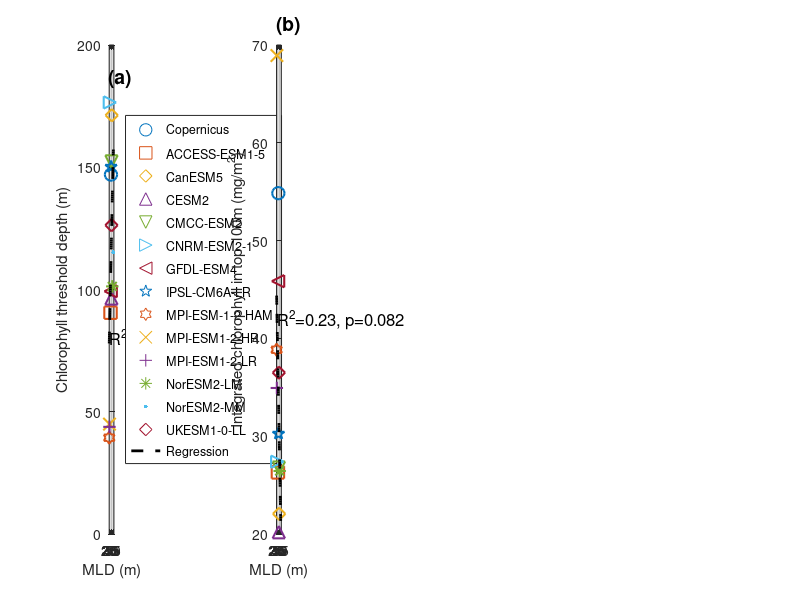

Here is the MATLAB script that generated this plot: (Note: this script raises an error after producing the figure.)
% Evaluating the performance of CMIP6 models in simulating Southern Ocean
% biogeochemistry
% Author: Cheng, M., Ellwood, M., and Maher, N. 
% Last modified: 26/05/2025
% Regression and statistical nalysis (Section 4.1 and 4.2)

all_longname = {'Copernicus','ACCESS-ESM1-5','CanESM5','CESM2','CMCC-ESM2','CNRM-ESM2-1','GFDL-ESM4',...
    'IPSL-CM6A-LR','MPI-ESM-1-2-HAM','MPI-ESM1-2-HR',...
    'MPI-ESM1-2-LR','NorESM2-LM','NorESM2-MM','UKESM1-0-LL'};

mld_djf = [33.23 29.99 38.90 36.71 37.17 25.56 30.82 34.40 20.51 22.33 22.10 42.98 50.52 37.17];
lev_chl = [147.00 90.52 171.26 96.35 152.34 176.51 99.28 150.19 39.38 44.93 43.82 101.27 115.25 126.29];
chl_int = [54.85	26.30	22.06	20.19	26.78	27.39	45.85	30.25	38.84	68.92	34.93	26.44	27.45	36.49];
dcm_fre = [84.71	14.48	84.50	16.52	42.05	70.45	99.63	45.32	4.97	14.50	3.53	0.00	0.00	35.78];

% lev_chl vs mld
p1 = polyfit(mld_djf, lev_chl, 1); 
xfit1 = linspace(min(mld_djf), max(mld_djf), 100);
yfit1 = polyval(p1, xfit1);

% Calculate R²
yfit_all = polyval(p1, mld_djf);
SSres = sum((lev_chl - yfit_all).^2);
SStot = sum((lev_chl - mean(lev_chl)).^2);
R21 = 1 - SSres/SStot;

% Caalculate p calue
X = [ones(length(mld_djf),1) mld_djf'];
[b,~,~,~,stats] = regress(lev_chl', X);
p_val1 = stats(3);

% Plot MLD related trends (Fig.S8)
figs8=figure(1);
set(gcf,'Position',[100 100 1400 600])
subplot(141)
hold on
markers = {'o','s','d','^','v','>','<','p','h','x','+','*','.','diamond'};
colors = lines(length(mld_djf));

for i = 1:length(mld_djf)
    scatter(mld_djf(i), lev_chl(i), 80, 'Marker', markers{mod(i-1,length(markers))+1}, ...
        'MarkerEdgeColor', colors(i,:), 'DisplayName', all_longname{i}, 'LineWidth', 1.5);
end

plot(xfit1, yfit1, 'k--', 'LineWidth', 2, 'DisplayName', 'Regression');

text(18,186.4,'(a)', 'FontWeight', 'bold', 'FontSize', 14);

text(24, 80, sprintf('R^2=%.2f, p=%.3f', R21, p_val1), ...
    'FontSize', 12, 'Color', 'k', 'BackgroundColor', 'none');
xlabel('MLD (m)')
ylabel('Chlorophyll threshold depth (m)')
legend('Location','eastoutside','Position',[0.72 0.1 0.1 0.4])
grid on
box on

% chl_int vs mld
p2 = polyfit(mld_djf, chl_int, 1); 
xfit2 = linspace(min(mld_djf), max(mld_djf), 100);
yfit2 = polyval(p2, xfit2);

yfit_all = polyval(p2, mld_djf);
SSres = sum((chl_int - yfit_all).^2);
SStot = sum((chl_int - mean(chl_int)).^2);
R22 = 1 - SSres/SStot;

X = [ones(length(mld_djf),1) mld_djf'];
[b,~,~,~,stats] = regress(chl_int', X);
p_val2 = stats(3);

subplot(142)
hold on
for i = 1:length(mld_djf)
    scatter(mld_djf(i), chl_int(i), 80, 'Marker', markers{mod(i-1,length(markers))+1}, ...
        'MarkerEdgeColor', colors(i,:), 'LineWidth', 1.5);
end

plot(xfit2, yfit2, 'k--', 'LineWidth', 2);

text(18,72, '(b)', 'FontWeight', 'bold', 'FontSize', 14);

text(28, 42, sprintf('R^2=%.2f, p=%.3f', R22, p_val2), ...
    'FontSize', 12, 'Color', 'k', 'BackgroundColor', 'none');
xlabel('MLD (m)')
ylabel('Integrated chlorophyll in top 100m (mg/m^{2})')
grid on
box on

gaussEqn = 'a*exp(-((x-b)^2)/(2*c^2))';
startPoints = [100, mean(mld_djf), 10]; 
f3 = fit(mld_djf', dcm_fre', gaussEqn, 'Start', startPoints);

xfit3 = linspace(min(mld_djf), max(mld_djf), 200);
yfit3 = f3.a * exp(-((xfit3 - f3.b).^2) / (2 * f3.c^2));

y_pred = f3(mld_djf');
SSres3 = sum((dcm_fre' - y_pred).^2);
SStot3 = sum((dcm_fre' - mean(dcm_fre)).^2);
R23 = 1 - SSres3/SStot3;

subplot(143)
hold on
for i = 1:length(mld_djf)
    scatter(mld_djf(i), dcm_fre(i), 80, 'Marker', markers{mod(i-1,length(markers))+1}, ...
        'MarkerEdgeColor', colors(i,:), 'DisplayName', all_longname{i}, 'LineWidth', 1.5);
end
plot(xfit3, yfit3, 'k--', 'LineWidth', 2, 'DisplayName', 'Gaussian fit');

text(18,104, '(c)', 'FontWeight', 'bold', 'FontSize', 14);

text(37, 60, sprintf('R^2=%.2f', R23), ...
    'FontSize', 12, 'Color', 'k', 'BackgroundColor', 'none');

xlabel('MLD (m)')
ylabel('DCM Frequency (%)')
grid on
box on

print(figs8,'D:\OneDrive - Australian National University\PhD\Project2\Model comparison\Figure\figs8','-djpeg','-r300');

% Analyse model components related using in 4.2
% Data
D = [0 0 1 1 1 1 1 0 0 0 0 0 0 1];
T = [0 0 1 0 0 1 0 1 0 0 0 0 0 0];
Reg = [0 1 1 1 1 1 1 0 0 0 0 0 0 0];
Chlv = [0 1 1 1 1 1 1 1 0 0 0 0 0 1];
Fec = [1 NaN 2 2 3 2 3 1 2 2 2 2 2 2];
Siv = [-1 -1 1 1 1 1 1 -1 0 0 0 0 0 1];
KN = [1.00 0.10	0.92 2.25 2.00 2.67	2.00 0.50 0.16 0.16	0.16 0.16 0.16 0.63];
KS = [NaN NaN 0.70 1.00	8.00 2.00 8.00 NaN 1.00	1.00 1.00 5.00 5.00	3.00];
KF = [0.02 NaN 0.18	5.63 6.00 0.37 6.00	0.001 3.60 3.60 3.60 3.60 3.60 0.50];
Chl = [10 11 7 2 9 1 2 5 12 14 13 6 8 4];
NO3 = [6 11 9 10 3 2 1 8 13 14 12 5 7 3];
Si = [NaN NaN 4 8 2 3 1 NaN 10 11 9 5 6 7];
dFe = [5 NaN 11 6 3 8 2 1 11 11 10 7 8 4];
POC = [12 14 8 1 7 3 5 10 4 8 2 10 12 6];
DCMf = [9 1 7 5 2 3 4 10 11 8 12 13 13 6];
model_longname = {'ACCESS-ESM1-5','CanESM5','CESM2','CMCC-ESM2','CNRM-ESM2-1','GFDL-ESM4',...
    'IPSL-CM6A-LR','MIROC-ES2L','MPI-ESM-1-2-HAM','MPI-ESM1-2-HR',...
    'MPI-ESM1-2-LR','NorESM2-LM','NorESM2-MM','UKESM1-0-LL'};
% Chl vs D
Chl_D0 = Chl(D ==0);
Chl_D1 = Chl(D == 1); 

% t-test
[h, p1] = ttest2(Chl_D0, Chl_D1);

% Start plotting (Fig.S9)
figs9=figure(2);
set(gcf,'Position',[100 100 1400 1000])
subplot(3,4,1)
boxplot(Chl,D);
hold on;
for i = 1:length(model_longname)
    scatter(D(i)+1, Chl(i), 40, 'Marker', markers{mod(i-1,length(markers))+1}, ...
        'MarkerEdgeColor', colors(i,:), 'LineWidth', 1.5);
end
xticklabels({'No diatom','Diatom'})
ylabel('Chlorophyll ranking')
ylim([0 14])
set(gca,"YDir",'reverse')
grid on;
text(0.4,-1.5, '(a)', 'FontWeight', 'bold', 'FontSize', 14);
text(2, 12, ['T-test\newlinep = ', num2str(p1, '%.4f')], 'HorizontalAlignment', 'center')

% Chl vs T
Chl_T0 = Chl(T ==0);
Chl_T1 = Chl(T == 1); 

% t-test
[h, p2] = ttest2(Chl_T0, Chl_T1);

subplot(3,4,2)
boxplot(Chl,T);
hold on;
for i = 1:length(model_longname)
    scatter(T(i)+1, Chl(i), 40, 'Marker', markers{mod(i-1,length(markers))+1}, ...
        'MarkerEdgeColor', colors(i,:), 'LineWidth', 1.5);
end
xticklabels({'No diazotroph','Diazotroph'})
ylabel('Chlorophyll ranking')
ylim([0 14])
set(gca,"YDir",'reverse')
grid on;
text(0.4,-1.5, '(b)', 'FontWeight', 'bold', 'FontSize', 14);
text(2, 12, ['T-test\newlinep = ', num2str(p2, '%.4f')], 'HorizontalAlignment', 'center')

% DCMf vs Chlv
DCMf_v0 = DCMf(Chlv ==0);
DCMf_v1 = DCMf(Chlv == 1); 

% t-test
[h, p3] = ttest2(DCMf_v0, DCMf_v1);

subplot(3,4,3)
boxplot(DCMf,Chlv);
hold on;
for i = 1:length(model_longname)
    scatter(Chlv(i)+1, DCMf(i), 40, 'Marker', markers{mod(i-1,length(markers))+1}, ...
        'MarkerEdgeColor', colors(i,:), 'LineWidth', 1.5);
end
xticklabels({'Fixed C:Chl','Variable C:Chl'})
ylabel('DCM frequency ranking')
ylim([0 14])
set(gca,"YDir",'reverse')
grid on;
text(0.4,-1.5, '(c)', 'FontWeight', 'bold', 'FontSize', 14);
text(2, 12, ['T-test\newlinep = ', num2str(p3, '%.4f')], 'HorizontalAlignment', 'center')

% POC vs Siv
% ANOVA
[p4,tbl,stats] = anova1(POC,Siv,'off');

figure(2)
subplot(3,4,5)
boxplot(POC,Siv);
hold on;
for i = 1:length(model_longname)
    scatter(Siv(i)+2, POC(i), 40, 'Marker', markers{mod(i-1,length(markers))+1}, ...
        'MarkerEdgeColor', colors(i,:), 'LineWidth', 1.5);
end
ylabel('POC ranking')
ylim([0 14])
set(gca,"YDir",'reverse','XTickLabel',{'No Si','Fixed C:Si','Variable C:Si'},'FontSize',8)
grid on;
text(0.4,-1.5, '(d)', 'FontWeight', 'bold', 'FontSize', 14);
text(3, 12, ['ANOVA\newlinep = ', num2str(p4, '%.4f')], 'HorizontalAlignment', 'center')

% Si vs KSi
valid_idx = ~isnan(KS) & ~isnan(Si); 
KS_clean = KS(valid_idx);
Si_clean = Si(valid_idx);

lr5 = polyfit(KS_clean, Si_clean, 1); 
xfit5 = linspace(min(KS_clean), max(KS_clean), 100);
yfit5 = polyval(lr5, xfit5);

yfit_all = polyval(lr5, KS_clean);
SSres = sum((Si_clean - yfit_all).^2);
SStot = sum((Si_clean - mean(Si_clean)).^2);
R25 = 1 - SSres/SStot;

X = [ones(length(KS_clean),1) KS_clean'];
[b,~,~,~,stats] = regress(Si_clean', X);
p5 = stats(3);

subplot(3,4,6)
hold on;
for i = 1:length(model_longname)
    scatter(KS(i), Si(i), 40, 'Marker', markers{mod(i-1,length(markers))+1}, ...
        'MarkerEdgeColor', colors(i,:), 'LineWidth', 1.5);
end

plot(xfit5, yfit5, 'k--', 'LineWidth', 2);
xlabel('K_{mSi} (mmol/m^{3})')
ylabel('Silicate ranking')
ylim([0 14])
set(gca,"YDir",'reverse')
grid on;
box on;
text(-0.4,-1.5, '(e)', 'FontWeight', 'bold', 'FontSize', 14);
text(5, 12, sprintf('Linear Regression\nR^2=%.2f, p=%.3f', R25, p5), 'HorizontalAlignment', 'center')

% NO3 vs KN
valid_idx = ~isnan(KN) & ~isnan(NO3); 
KN_clean = KN(valid_idx);
NO3_clean = NO3(valid_idx);

lr5 = polyfit(KN_clean, NO3_clean, 1); 
xfit5 = linspace(min(KN_clean), max(KN_clean), 100);
yfit5 = polyval(lr5, xfit5);

yfit_all = polyval(lr5, KN_clean);
SSres = sum((NO3_clean - yfit_all).^2);
SStot = sum((NO3_clean - mean(NO3_clean)).^2);
R25 = 1 - SSres/SStot;

X = [ones(length(KN_clean),1) KN_clean'];
[b,~,~,~,stats] = regress(NO3_clean', X);
p5 = stats(3);

subplot(3,4,7)
hold on;
for i = 1:length(model_longname)
    scatter(KN(i), NO3(i), 40, 'Marker', markers{mod(i-1,length(markers))+1}, ...
        'MarkerEdgeColor', colors(i,:), 'DisplayName', model_longname{i},'LineWidth', 1.5);
end
plot(xfit5, yfit5, 'k--', 'DisplayName','Regression','LineWidth', 2);
xlabel('K_{mNO3} (mmol/m^{3})')
ylabel('Nitrate ranking')
ylim([0 14])
set(gca,"YDir",'reverse')
grid on;
box on;
text(-0.15,-1.5, '(f)', 'FontWeight', 'bold', 'FontSize', 14);
text(2, 12, sprintf('Linear Regression\nR^2=%.2f, p=%.3f', R25, p5), 'HorizontalAlignment', 'center')
legend('Location','eastoutside','Position',[0.72 0.1 0.1 0.25])

% dFe vs KF
valid_idx = ~isnan(KF) & ~isnan(dFe); 
KF_clean = KF(valid_idx);
dFe_clean = dFe(valid_idx);

lr5 = polyfit(KF_clean, dFe_clean, 1); 
xfit5 = linspace(min(KF_clean), max(KF_clean), 100);
yfit5 = polyval(lr5, xfit5);

yfit_all = polyval(lr5, KF_clean);
SSres = sum((dFe_clean - yfit_all).^2);
SStot = sum((dFe_clean - mean(dFe_clean)).^2);
R25 = 1 - SSres/SStot;

X = [ones(length(KF_clean),1) KF_clean'];
[b,~,~,~,stats] = regress(dFe_clean', X);
p5 = stats(3);

subplot(3,4,9)
hold on;
for i = 1:length(model_longname)
    scatter(KF(i), dFe(i), 40, 'Marker', markers{mod(i-1,length(markers))+1}, ...
        'MarkerEdgeColor', colors(i,:), 'DisplayName', model_longname{i},'LineWidth', 1.5);
end
plot(xfit5, yfit5, 'k--', 'DisplayName','Regression','LineWidth', 2);
xlabel('K_{mFe} (nmol/m^{3})')
ylabel('Dissolved iron ranking')
ylim([0 14])
set(gca,"YDir",'reverse')
grid on;
box on;
text(-0.15,-1.5, '(g)', 'FontWeight', 'bold', 'FontSize', 14);
text(2, 12, sprintf('Linear Regression\nR^2=%.2f, p=%.3f', R25, p5), 'HorizontalAlignment', 'center')
legend('Location','eastoutside','Position',[0.72 0.1 0.1 0.25])

% dFe vs Fec
% ANOVA
[p8,tbl,stats] = anova1(dFe,Fec,'off');

subplot(3,4,10)
boxplot(dFe,Fec);
hold on;
for i = 1:length(model_longname)
    scatter(Fec(i), dFe(i), 40, 'Marker', markers{mod(i-1,length(markers))+1}, ...
        'MarkerEdgeColor', colors(i,:), 'DisplayName', model_longname{i}, 'LineWidth', 1.5);
end
ylabel('Dissolved iron ranking')
ylim([0 14])
set(gca,"YDir",'reverse','XTickLabel',{'Simple','Ligand','Complex'})
grid on;
text(0.4,-1.5, '(h)', 'FontWeight', 'bold', 'FontSize', 14);
text(3, 12, ['ANOVA\newlinep = ', num2str(p8, '%.4f')], 'HorizontalAlignment', 'center')

% DCMf vs Reg
DCMf_r0 = DCMf(Reg ==0);
DCMf_r1 = DCMf(Reg == 1); 

% t-test
[h, p9] = ttest2(DCMf_r0, DCMf_r1);

subplot(3,4,11)
boxplot(DCMf,Reg);
hold on;
for i = 1:length(model_longname)
    scatter(Reg(i)+1, DCMf(i), 40, 'Marker', markers{mod(i-1,length(markers))+1}, ...
        'MarkerEdgeColor', colors(i,:), 'LineWidth', 1.5);
end
xticklabels({'No ammonium','Uptake ammonium'})
ylabel('DCM frequency ranking')
ylim([0 14])
set(gca,"YDir",'reverse')
grid on;
text(0.4,-1.5, '(i)', 'FontWeight', 'bold', 'FontSize', 14);
text(2, 12, ['T-test\newlinep = ', num2str(p9, '%.4f')], 'HorizontalAlignment', 'center')

print(figs9,'D:\OneDrive - Australian National University\PhD\Project2\Model comparison\Figure\figs9','-djpeg','-r300');
